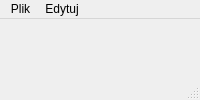
<?xml version="1.0" encoding="UTF-8"?>
<ui version="4.0">
 <class>MainWindow</class>
 <widget class="QMainWindow" name="MainWindow">
  <property name="windowTitle">
   <string>MainWindow</string>
  </property>
  <widget class="QWidget" name="centralwidget">
   <widget class="QPushButton" name="przycisk1">
    <property name="geometry">
     <rect>
      <x>160</x>
      <y>130</y>
      <width>131</width>
      <height>61</height>
     </rect>
    </property>
    <property name="cursor">
     <cursorShape>OpenHandCursor</cursorShape>
    </property>
    <property name="text">
     <string>klik 1</string>
    </property>
   </widget>
   <widget class="QPushButton" name="przycisk2">
    <property name="geometry">
     <rect>
      <x>160</x>
      <y>200</y>
      <width>131</width>
      <height>61</height>
     </rect>
    </property>
    <property name="cursor">
     <cursorShape>OpenHandCursor</cursorShape>
    </property>
    <property name="text">
     <string>klik 2</string>
    </property>
   </widget>
   <widget class="QLabel" name="napis">
    <property name="geometry">
     <rect>
      <x>390</x>
      <y>50</y>
      <width>301</width>
      <height>71</height>
     </rect>
    </property>
    <property name="font">
     <font>
      <pointsize>23</pointsize>
     </font>
    </property>
    <property name="text">
     <string>ratatat</string>
    </property>
    <property name="alignment">
     <set>Qt::AlignCenter</set>
    </property>
   </widget>
  </widget>
  <widget class="QMenuBar" name="menubar">
   <property name="geometry">
    <rect>
     <x>0</x>
     <y>0</y>
     <width>1015</width>
     <height>21</height>
    </rect>
   </property>
   <widget class="QMenu" name="menuPlik">
    <property name="title">
     <string>Plik</string>
    </property>
    <addaction name="actionNowy"/>
    <addaction name="actionZapisz"/>
   </widget>
   <widget class="QMenu" name="menuEdytuj">
    <property name="title">
     <string>Edytuj</string>
    </property>
    <addaction name="actionKopiuj"/>
    <addaction name="actionWklej"/>
   </widget>
   <addaction name="menuPlik"/>
   <addaction name="menuEdytuj"/>
  </widget>
  <widget class="QStatusBar" name="statusbar"/>
  <action name="actionNowy">
   <property name="text">
    <string>Nowy</string>
   </property>
   <property name="statusTip">
    <string>wykonaj nowy pomiar</string>
   </property>
   <property name="shortcut">
    <string>Ctrl+N</string>
   </property>
  </action>
  <action name="actionZapisz">
   <property name="text">
    <string>Zapisz</string>
   </property>
   <property name="statusTip">
    <string>zapisz pomiary</string>
   </property>
   <property name="shortcut">
    <string>Ctrl+S</string>
   </property>
  </action>
  <action name="actionKopiuj">
   <property name="text">
    <string>Kopiuj</string>
   </property>
   <property name="statusTip">
    <string>kopiuj dane</string>
   </property>
   <property name="shortcut">
    <string>Ctrl+C</string>
   </property>
  </action>
  <action name="actionWklej">
   <property name="text">
    <string>Wklej</string>
   </property>
   <property name="statusTip">
    <string>wklej dane</string>
   </property>
   <property name="shortcut">
    <string>Ctrl+V</string>
   </property>
  </action>
 </widget>
 <resources/>
 <connections/>
</ui>
